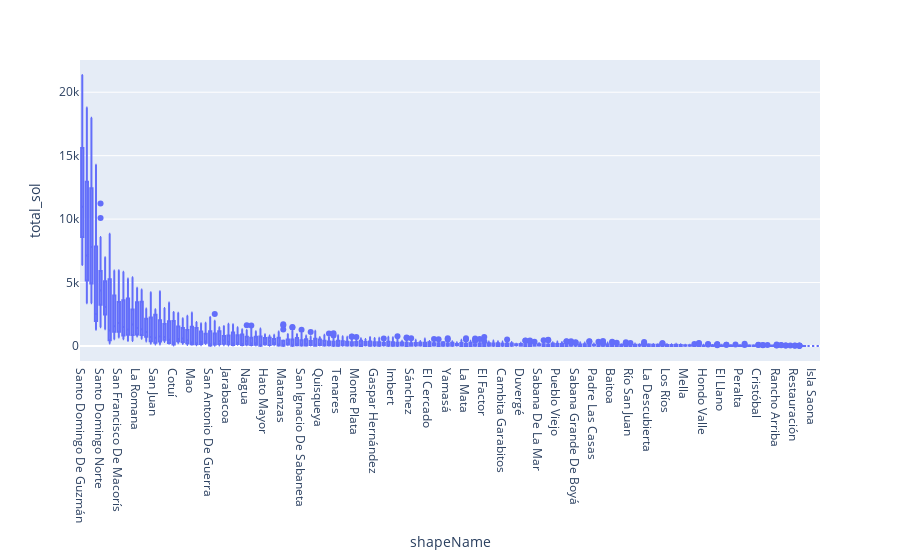

Notebook cell for this chart:
### Code cell
fig = px.box(ntl, x = "shapeName", y = "total_sol")
fig.update_xaxes(categoryorder='total descending')
fig.show()

### Figure 1 — Plotly figure (JSON) as saved in the notebook; plotly's stock layout.template omitted (floating-point values rounded to 4 significant figures; data arrays with more than 128 entries replaced by an {"elided": "..."} marker saying what was removed)
{"data": [{"alignmentgroup": "True", "hovertemplate": "shapeName=%{x}<br>total_sol=%{y}<extra></extra>", "legendgroup": "", "marker": {"color": "#636efa"}, "name": "", "notched": false, "offsetgroup": "", "orientation": "v", "showlegend": false, "type": "box", "x": {"elided": "3726 str values"}, "x0": " ", "xaxis": "x", "y": {"elided": "3726 float values"}, "y0": " ", "yaxis": "y"}], "layout": {"autosize": true, "boxmode": "group", "legend": {"tracegroupgap": 0}, "margin": {"t": 60}, "xaxis": {"anchor": "y", "autorange": true, "categoryorder": "total descending", "domain": [0, 1], "range": [-0.5, 161.5], "title": {"text": "shapeName"}, "type": "category"}, "yaxis": {"anchor": "x", "autorange": true, "domain": [0, 1], "range": [-1186.0, 22540.0], "title": {"text": "total_sol"}, "type": "linear"}}}
